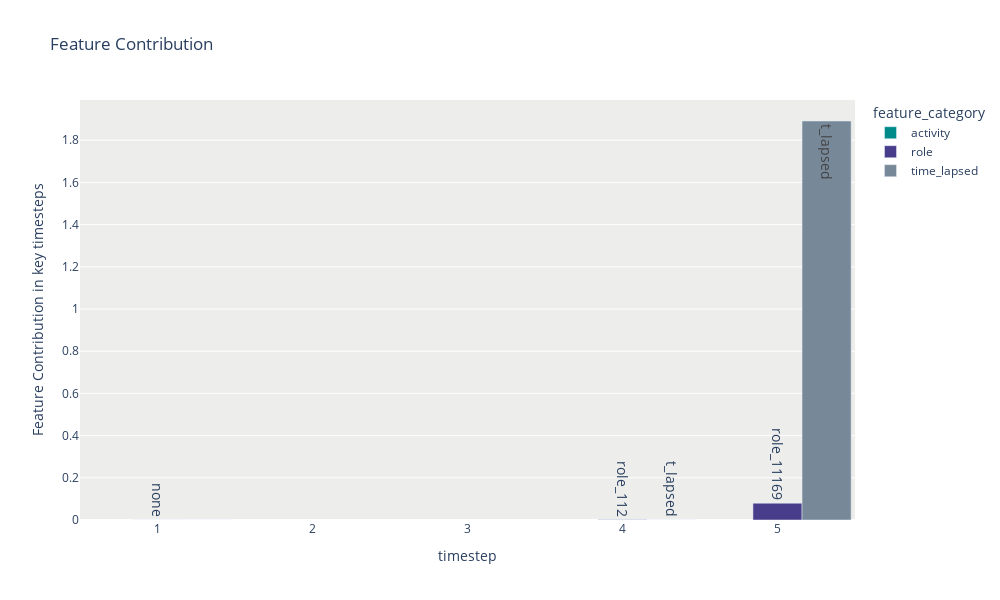

The code cell stored with this chart in its notebook:
### Markdown cell above
###### Global Explanations

### Code cell
explain_global(output_with_attention,x_test,y_test,index_ac, index_rl,3,prediction=3)

### Figure 1 — Plotly figure (JSON) as saved in the notebook; plotly's stock layout.template omitted (floating-point values rounded to 4 significant figures)
{"data": [{"alignmentgroup": "True", "hovertemplate": "feature_category=activity<br>timestep=%{x}<br>Feature Contribution in key timesteps=%{y}<br>feature=%{text}<extra></extra>", "legendgroup": "activity", "marker": {"color": "darkcyan", "pattern": {"shape": ""}}, "name": "activity", "offsetgroup": "activity", "orientation": "v", "showlegend": true, "text": ["none", "none", "none", "none", "A_PREACCEPTED"], "textangle": 90, "textfont": {"size": 14}, "textposition": "auto", "type": "bar", "x": [5, 4, 3, 2, 1], "xaxis": "x", "y": [null, null, null, null, null], "yaxis": "y"}, {"alignmentgroup": "True", "hovertemplate": "feature_category=role<br>timestep=%{x}<br>Feature Contribution in key timesteps=%{y}<br>feature=%{text}<extra></extra>", "legendgroup": "role", "marker": {"color": "darkslateblue", "pattern": {"shape": ""}}, "name": "role", "offsetgroup": "role", "orientation": "v", "showlegend": true, "text": ["role_11169", "role_112", "none", "none", "none"], "textangle": 90, "textfont": {"size": 14}, "textposition": "auto", "type": "bar", "x": [5, 4, 3, 2, 1], "xaxis": "x", "y": [0.07963, 0.001018, null, null, 0.0003546], "yaxis": "y"}, {"alignmentgroup": "True", "hovertemplate": "feature_category=time_lapsed<br>timestep=%{x}<br>Feature Contribution in key timesteps=%{y}<br>feature=%{text}<extra></extra>", "legendgroup": "time_lapsed", "marker": {"color": "lightslategray", "pattern": {"shape": ""}}, "name": "time_lapsed", "offsetgroup": "time_lapsed", "orientation": "v", "showlegend": true, "text": ["t_lapsed", "t_lapsed", "t_lapsed", "t_lapsed", "t_lapsed"], "textangle": 90, "textfont": {"size": 14}, "textposition": "auto", "type": "bar", "x": [5, 4, 3, 2, 1], "xaxis": "x", "y": [1.891, 0.000572, null, null, 7.818e-06], "yaxis": "y"}], "layout": {"bargap": 0.05, "barmode": "group", "height": 600, "legend": {"title": {"text": "feature_category"}, "tracegroupgap": 0}, "plot_bgcolor": "rgb(237,237,235)", "title": {"text": "Feature Contribution"}, "uniformtext": {"minsize": 14, "mode": "show"}, "width": 1000, "xaxis": {"anchor": "y", "domain": [0, 1], "title": {"text": "timestep"}}, "yaxis": {"anchor": "x", "domain": [0, 1], "title": {"text": "Feature Contribution in key timesteps"}}}}
